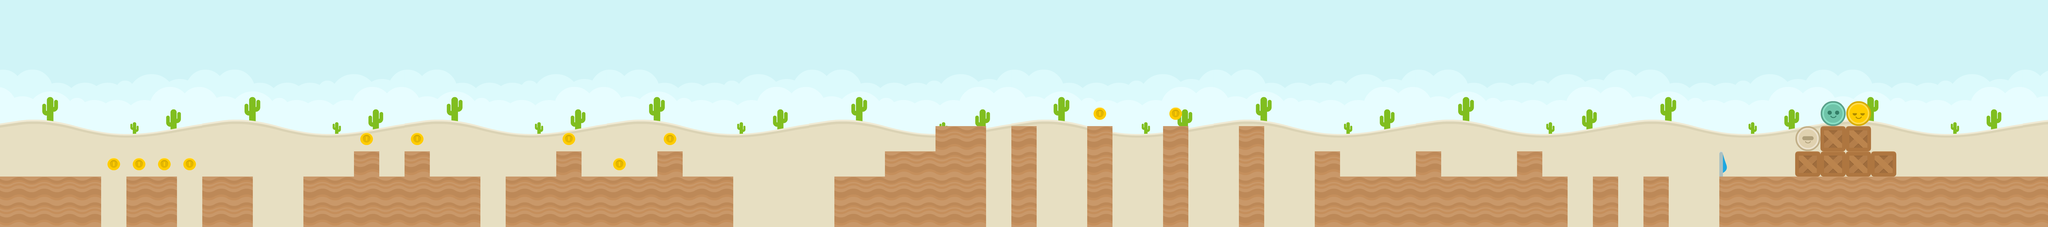

A level layout from a 2D game, rendered from its tile map. Below: a short description, then the map file with tile-grid data replaced by summaries:
An orthogonal 81x9 tile map with 128x128 px tiles, 2 tile layers (Tile Layer 1, Tile Layer 2), 5 tilesets and 41 objects.

<map version="1.0" orientation="orthogonal" renderorder="right-down" width="81" height="9" tilewidth="128" tileheight="128" nextobjectid="43">
 <tileset firstgid="1" name="spritesheet_items" tilewidth="128" tileheight="128" tilecount="32" columns="8">
  <image source="../tilesets/spritesheet_items.png" width="1024" height="512" />
 </tileset>
 <tileset firstgid="33" name="colored_desert" tilewidth="128" tileheight="128" tilecount="64" columns="8">
  <image source="../tilesets/colored_desert.png" width="1024" height="1024" />
 </tileset>
 <tileset firstgid="97" name="players" tilewidth="128" tileheight="128" tilecount="4" columns="4">
  <image source="../tilesets/players.png" width="512" height="128" />
 </tileset>
 <tileset firstgid="101" name="spritesheet_ground" tilewidth="128" tileheight="128" spacing="2" margin="1" tilecount="128" columns="8">
  <image source="../tilesets/spritesheet_ground.png" width="1040" height="2080" />
 </tileset>
 <tileset firstgid="229" name="spritesheet_tiles" tilewidth="128" tileheight="128" spacing="2" margin="1" tilecount="128" columns="8">
  <image source="../tilesets/spritesheet_tiles.png" width="1040" height="2080" />
 </tileset>
 <layer name="Tile Layer 1" width="81" height="9">
  <data>[729 cells, 729 non-empty, 65 distinct tile ids]</data>
 </layer>
 <layer name="Tile Layer 2" width="81" height="9">
  <data>[729 cells, 168 non-empty, 10 distinct tile ids]</data>
 </layer>
 <objectgroup name="Object Layer 1">
  <object id="2" x="8704" y="896" width="1536" height="256" />
  <object id="3" x="8320" y="896" width="128" height="256" />
  <object id="4" x="8064" y="896" width="128" height="256" />
  <object id="5" x="7808" y="896" width="128" height="256" />
  <object id="6" x="7680" y="768" width="128" height="384" />
  <object id="7" x="7296" y="896" width="384" height="256" />
  <object id="8" x="7168" y="768" width="128" height="384" />
  <object id="9" x="6656" y="768" width="128" height="384" />
  <object id="10" x="6784" y="896" width="384" height="256" />
  <object id="11" x="6272" y="640" width="128" height="512" />
  <object id="12" x="5888" y="640" width="128" height="512" />
  <object id="13" x="5504" y="640" width="128" height="512" />
  <object id="14" x="5120" y="640" width="128" height="512" />
  <object id="15" x="4736" y="640" width="256" height="512" />
  <object id="16" x="4480" y="768" width="256" height="384" />
  <object id="18" x="4224" y="896" width="256" height="256" />
  <object id="19" x="2560" y="896" width="256" height="256" />
  <object id="20" x="2816" y="768" width="128" height="384" />
  <object id="21" x="2944" y="896" width="384" height="256" />
  <object id="22" x="3328" y="768" width="128" height="384" />
  <object id="23" x="3456" y="896" width="256" height="256" />
  <object id="24" x="2176" y="896" width="256" height="256" />
  <object id="25" x="2048" y="768" width="128" height="384" />
  <object id="26" x="1920" y="896" width="128" height="256" />
  <object id="27" x="1792" y="768" width="128" height="384" />
  <object id="28" x="1536" y="896" width="256" height="256" />
  <object id="29" x="1024" y="896" width="256" height="256" />
  <object id="30" x="640" y="896" width="256" height="256" />
  <object id="31" x="0" y="896" width="512" height="256" />
 </objectgroup>
 <objectgroup name="Object Layer 2">
  <object id="32" x="542.667" y="800.667" width="64" height="64">
   <ellipse />
  </object>
  <object id="33" x="670.667" y="800.667" width="64" height="64">
   <ellipse />
  </object>
  <object id="34" x="798.667" y="800.667" width="64" height="64">
   <ellipse />
  </object>
  <object id="35" x="926.667" y="800.667" width="64" height="64">
   <ellipse />
  </object>
  <object id="36" x="1822.67" y="672.667" width="64" height="64">
   <ellipse />
  </object>
  <object id="37" x="2078.67" y="672.667" width="64" height="64">
   <ellipse />
  </object>
  <object id="38" x="2846.67" y="672.667" width="64" height="64">
   <ellipse />
  </object>
  <object id="39" x="3102.67" y="800.667" width="64" height="64">
   <ellipse />
  </object>
  <object id="40" x="3358.67" y="672.667" width="64" height="64">
   <ellipse />
  </object>
  <object id="41" x="5534.67" y="544.667" width="64" height="64">
   <ellipse />
  </object>
  <object id="42" x="5918.67" y="544.667" width="64" height="64">
   <ellipse />
  </object>
 </objectgroup>
 <objectgroup name="Tile Layer 2">
  <object id="1" x="8832" y="0" width="128" height="896" />
 </objectgroup>
</map>
